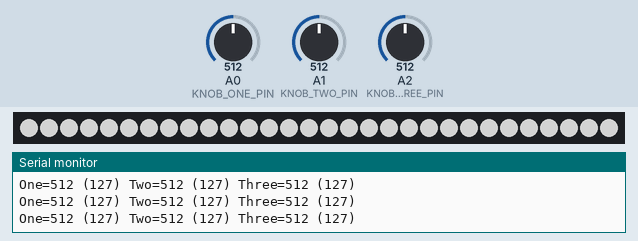
This sketch was run on a simulated Arduino Uno, built with avr-gcc and run on an emulated ATmega328P. Parts: 30 RGB LEDs in strip order, left to right, the last lines printed to the serial monitor. The inputs (shaded band) are chosen by the test bench; at power-on: A0 (KNOB_ONE_PIN) = 512, A1 (KNOB_TWO_PIN) = 512, A2 (KNOB_THREE_PIN) = 512. Dim RGB values are drawn brighter than linear.

Above: at 1.2 s.
1.3 s: A0 (KNOB_ONE_PIN) set to 306
At 2.5 s:
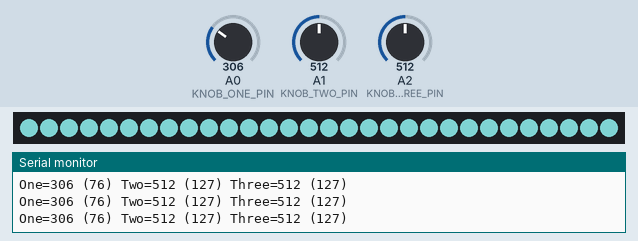
2.8 s: A1 (KNOB_TWO_PIN) set to 306
At 3.7 s:
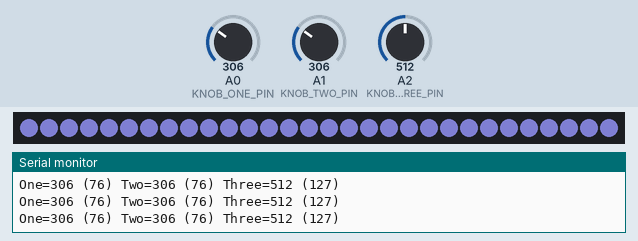
4.3 s: A2 (KNOB_THREE_PIN) set to 122
At 5.2 s:
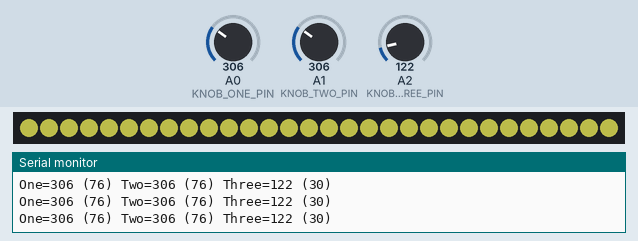
5.8 s: A0 (KNOB_ONE_PIN) set to 0
At 6.5 s:
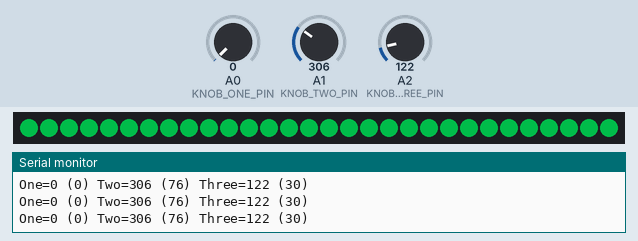
7.3 s: A1 (KNOB_TWO_PIN) set to 0
At 8.5 s:
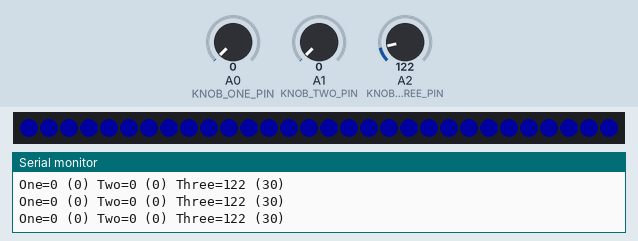
8.8 s: A2 (KNOB_THREE_PIN) set to 0
At 9.7 s:
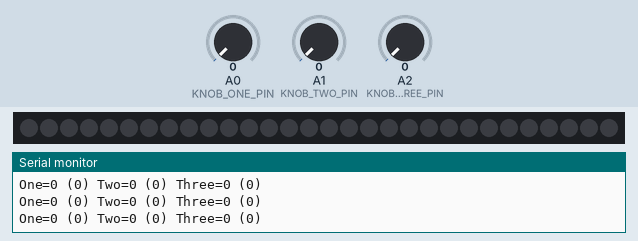
Timing chart, 0 to 11.3 s (numbered marks = the images above; inputs shaded):
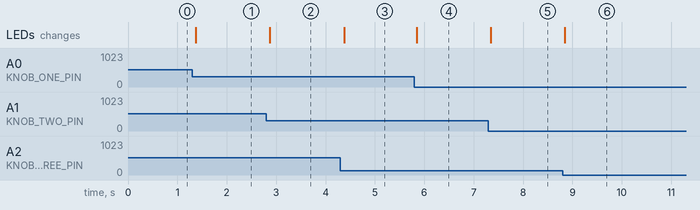

The sketch:

RGBWithKnobs.ino
```cpp
#include <Adafruit_NeoPixel.h>
#include <avr/power.h>

const int KNOB_ONE_PIN   = A0 ;
const int KNOB_TWO_PIN   = A1 ;
const int KNOB_THREE_PIN = A2 ;
const int BUTTON_PIN     =  2 ;  // The number of the pushbutton pin
const int NEOPIXEL_PIN   =  6 ;  // The number of the LED pin
const int NUMPIXELS      = 30 ;  // The number of LEDs in the LED strip.

Adafruit_NeoPixel strip = Adafruit_NeoPixel(NUMPIXELS, NEOPIXEL_PIN, NEO_GRB + NEO_KHZ800);

void setup() {
  strip.begin(); // This initializes the NeoPixel library.
  pinMode(BUTTON_PIN, INPUT_PULLUP); // initialize the pushbutton pin as an input and high by default.

  Serial.begin(9600); // initialize serial communications at 9600 bps:
}

void loop() {

  int potOneValue   = analogRead(KNOB_ONE_PIN);
  int potTwoValue   = analogRead(KNOB_TWO_PIN);
  int potThreeValue = analogRead(KNOB_THREE_PIN);

  unsigned char red   = map(potOneValue,0,1023,0,255) ;
  unsigned char green = map(potTwoValue,0,1023,0,255) ;
  unsigned char blue  = map(potThreeValue,0,1023,0,255) ;

  // print the results to the serial monitor:
  Serial.print("One="     + String(potOneValue)   + " (" + String(red)   + ") ");
  Serial.print("Two="     + String(potTwoValue)   + " (" + String(green) + ") ");
  Serial.println("Three=" + String(potThreeValue) + " (" + String(blue)  + ") ");

  for( int pixel = 0 ; pixel < NUMPIXELS ; pixel++ ) {
    strip.setPixelColor(pixel, strip.Color(red,green,blue));
  }
  strip.show(); // This sends the updated pixel color to the hardware.
}
```

Measured:
- after the input at 1.3 s, the LEDs: change after 0.07 s (image 1)
- after the input at 2.8 s, the LEDs: change after 0.07 s (image 2)
- after the input at 4.3 s, the LEDs: change after 0.08 s (image 3)
- after the input at 5.8 s, the LEDs: change after 0.05 s (image 4)
- after the input at 7.3 s, the LEDs: change at once (image 5)
- after the input at 8.8 s, the LEDs: change at once (image 6)
